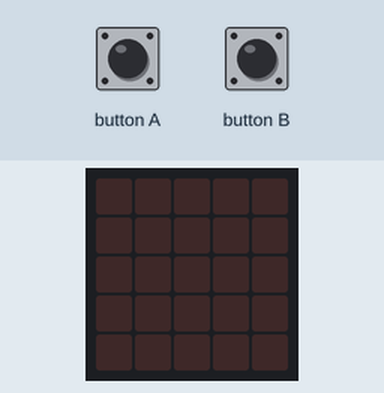
The program below on a simulated BBC micro:bit running MicroPython. Parts: the board's 5×5 LED display. The inputs (shaded band) are chosen by the test bench.

Above: at 1.2 s.
1.3 s: button A pressed for 0.15 s
At 2.1 s:
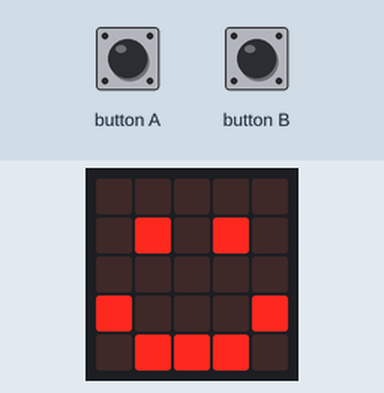
3.8 s: button B pressed for 0.15 s
At 4.5 s:
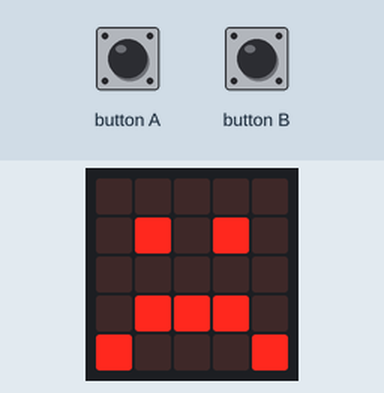
6.3 s: button B pressed for 3.2 s
11.8 s: button A pressed for 3.2 s
At 13.0 s:
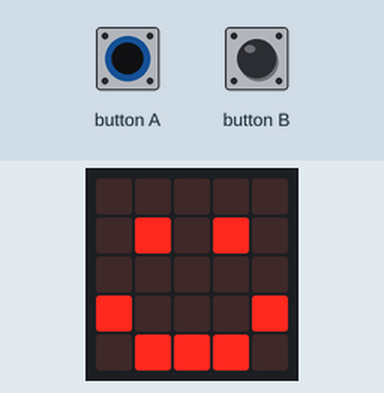
Timing chart, 0 to 14.8 s (numbered marks = the images above; inputs shaded):
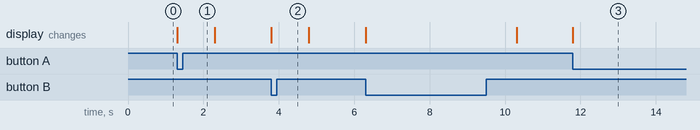

Measured:
- after the input at 1.3 s, the display: changes at once (image 1)
- after the input at 3.8 s, the display: changes at once (image 2)
- after the input at 11.8 s, the display: changes at once (image 3)

The program:

smile_button.py
```python
# Write your code here :-)
from microbit import *

while True:
    if button_a.is_pressed():
        display.show(Image.HAPPY)
        sleep(1000)
        display.clear()


    if button_b.is_pressed():
        display.show(Image.SAD)
        sleep(1000)
        display.clear()
        
```
